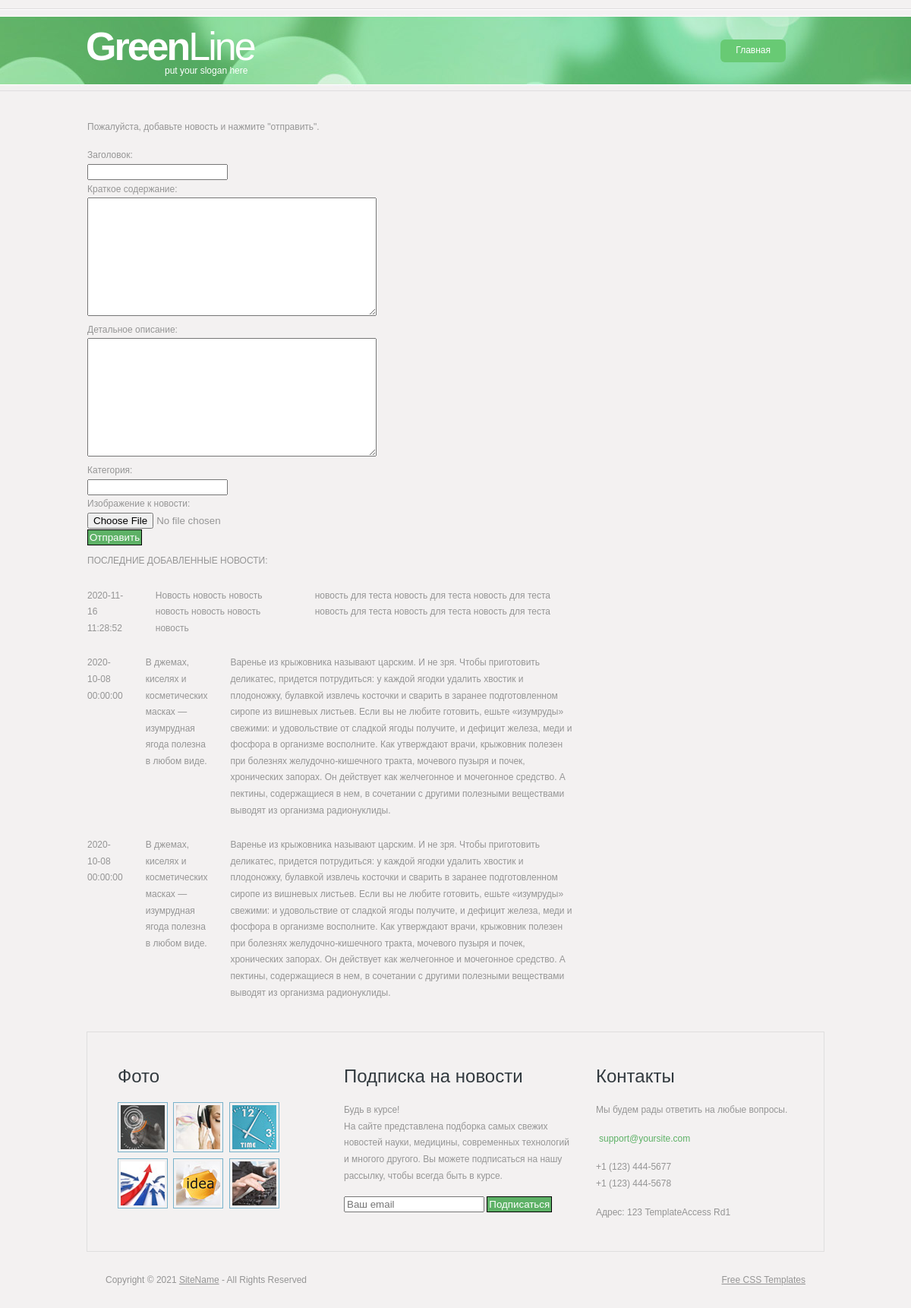
The app's page /admin.php (signed in) with its own data.
### tables this page shows
CREATE TABLE `news` (
  `id` int(11) NOT NULL,
  `title` varchar(255) NOT NULL,
  `preview_text` text NOT NULL,
  `detail_text` text NOT NULL,
  `date` datetime NOT NULL,
  `category_id` int(11) NOT NULL,
  `image` varchar(255) DEFAULT NULL,
  `comments_cnt` int(11) NOT NULL DEFAULT 0
);

### core/functions.php (called while the page is built, shortened)
<?php
function renderTemplate($name, $data = []){
    $name = $_SERVER['DOCUMENT_ROOT'] . '/templates/' . $name . '.php';
    extract($data);
    require_once $name;
    $result = ob_get_clean();
    return $result;
}
function getStmtResult($link, $query, $param =[]){
    if(!empty($param)){
        $stmt = mysqli_prepare($link, $query);
        $type = "";
        foreach($param as $item){
            if(is_int($item)){
                $type .= 'i';
            }elseif (is_string($item)){
                $type .= 's';
            }elseif (is_double($item)){
                $type .= 'd';
            }else{
                $type .= 's';
            }
        }
        $values = array_merge([$stmt, $type], $param);
        $func = 'mysqli_stmt_bind_param';
        $func(...$values);
        mysqli_stmt_execute($stmt);
        $result = mysqli_stmt_get_result($stmt);
        return $result;
    }else{
        $result = mysqli_query($link, $query);
        return $result;
    }
}

### templates/Add.php (the view)
<?php
if(!empty($arAdd)):
?>
    <?php foreach ($arAdd as $add):?>
    <div class="fl">
    <p><?=$add['date']?></p>
    <p><?=$add['title']?></p>
    <p><?=$add['preview_text']?></p>
    </div>
<?php endforeach;?>
<?php else:?>
    <p>Новости пока не добавлены</p>
<?php endif;?>

### templates/admin.php (shortened to what this page needs)
<?php if($_SESSION['is_admin'] == '1'):?>
    <form id="news_form" method="post" enctype="multipart/form-data">
        <p class="fn">Пожалуйста, добавьте новость и нажмите "отправить".</p>
        Заголовок:<br> <input id="title" type="text" name="title" /><br>
        Краткое содержание:<br> <textarea id="prev" rows="10" cols="45" name="prev"></textarea><br>
        Детальное описание:<br> <textarea id="det" rows="10" cols="45" name="det"></textarea><br>
        Категория:<br> <input id="kat" type="text" name="kat" /><br>
        Изображение к новости:<br> <input id="file" type="file" name="user_file"/><br>
        <input type="button" name="otp" id="an" value="Отправить" class="send button"/>
    </form>
    <div id="add_news">
        <div id="addHistory">
            <p>ПОСЛЕДНИЕ ДОБАВЛЕННЫЕ НОВОСТИ:</p>
            <?=$contAdd;?>
        </div>
    </div>
<?php endif?>

### templates/admin_layout.php (shortened to what this page needs)
<!DOCTYPE html>
<html>
<head>
    <link href="styleadm.css" rel="stylesheet" type="text/css" />
</head>
<body>
<div class="main">
    <div class="header">
        <div class="header_resize">
            <div class="menu_nav">
                <ul>
                    <li <?if($menuActive == 'main'):?> class="active" <?endif;?>><a href="/">Главная</a></li>
                </ul>
            </div>
            <div class="logo">
                <h1><a href="index.php">Green<span>Line</span></a> <small>put your slogan here</small></h1>
            </div>
        </div>
    </div>
    <div class="content">
        <div class="content_resize">
            <div class="mainbar">
                <?=$content;?>
            </div>
        </div>
    </div>
    <div class="fbg">
        <div class="fbg_resize">
            <div class="col c1">
                <h2><span>Фото</span></h2>
                <a href="#"><img src="images/pix1.jpg" width="58" height="58" alt="" /></a>
                <a href="#"><img src="images/pix2.jpg" width="58" height="58" alt="" /></a>
                <a href="#"><img src="images/pix3.jpg" width="58" height="58" alt="" /></a>
                <a href="#"><img src="images/pix4.jpg" width="58" height="58" alt="" /></a>
                <a href="#"><img src="images/pix5.jpg" width="58" height="58" alt="" /></a>
                <a href="#"><img src="images/pix6.jpg" width="58" height="58" alt="" /></a>
            </div>
            <div class="col c2">
                <h2><span>Подписка на новости</span></h2>
                <p>Будь в курсе!<br />
                    На сайте представлена подборка самых свежих новостей науки, медицины, современных технологий и многого другого. Вы можете подписаться на нашу рассылку, чтобы всегда быть в курсе.</p>
                <div>
                    <form id="subscribe" class="subscribe">
                        <input type="text" name="s_email" id="sub_email" placeholder="Ваш email" />
                        <input type="button" class="button" id="sendEmail" value="Подписаться" />
                    </form>
                </div>
            </div>
            <div class="col c3">
                <h2><span>Контакты</span></h2>
                <p>Мы будем рады ответить на любые вопросы.</p>
                <p><a href="#"><?=SITE_EMAIL?></a></p>
                <p><?=SITE_PHONE1?><br />
                    <?=SITE_PHONE2?></p>
                <p><?=SITE_ADRESS?></p>
            </div>
        </div>
    </div>
    <div class="footer">
        <div class="footer_resize">
            <p class="lf">Copyright &copy; <?=date("Y")?> <a href="#">SiteName</a> - All Rights Reserved</p>
            <p class="rf"><a href="/">Free CSS Templates</a></p>
        </div>
    </div>
</div>
</body>
</html>

### admin.php (shortened to what this page needs)
<?php
require_once $_SERVER['DOCUMENT_ROOT'] . '/core/init.php';
$resAdd = getStmtResult($link, "SELECT * FROM `news` ORDER BY `date` DESC LIMIT 3");
$arAdd = mysqli_fetch_all($resAdd, MYSQLI_ASSOC);
$page_add = renderTemplate('Add', ['arAdd' => $arAdd]);
$page_content = renderTemplate('admin', ['contAdd' => $page_add]);
$result = renderTemplate('admin_layout', [
    'content' => $page_content,
    'title' => 'Админка',
    'menuActive' => 'main'
]);
echo $result;

### styleadm.css (style rules this page uses)
body { margin:0; padding:0; width:100%; color:#959595; font:normal 12px/1.8em Arial, Helvetica, sans-serif; }
html, .main { padding:0; margin:0; }
.main { background:#f3f1f1 url(images/header_bg.jpg) repeat-x center 11px; }
.logo { padding:0; float:left; width:auto; }
h1 { margin:0; padding:30px 0; float:left; color:#fff; font:bold 52px/1.2em Arial, Helvetica, sans-serif; letter-spacing:-3px; }
h1 span { font-weight:normal; }
h1 a, h1 a:hover { color:#fff; text-decoration:none; }
h1 small { display:block; margin-top:-6px; padding:0 6px 2px 104px; font:normal 12px/1.2em Arial, Helvetica, sans-serif; letter-spacing:normal; }
h2 { font:normal 24px/1.5em Arial, Helvetica, sans-serif; padding:16px 0 8px; margin:0 0 8px; color:#323a3f; }
p { margin:8px 0; padding:0 0 8px 0; font:normal 12px/1.8em Arial, Helvetica, sans-serif; }
a { color:#5db166; text-decoration:underline; }
.header, .content, .menu_nav, .fbg, .footer, form, ol, ol li, ul, .content .mainbar, .content .sidebar { margin:0; padding:0; }
.header_resize { margin:0 auto; padding:0; width:974px; }
.menu_nav { margin:0; padding:52px 40px 0 0; float:right; height:29px; }
.menu_nav ul { list-style:none; height:29px; }
.menu_nav ul li { margin:0 12px 0 0; padding:0; float:left; }
.menu_nav ul li a { display:block; margin:0; padding:4px 20px; color:#fff; text-decoration:none; font-size:12px; }
.menu_nav ul li.active a, .menu_nav ul li a:hover { background-color:#68ca74; }
.content_resize { margin:0 auto; padding:16px 0 24px; width:970px; }
.content .mainbar { margin:0; padding:0; float:left; width:670px; }
.content .mainbar .article, .content .sidebar .gadget, .fbg_resize { background-color:#fff; border:1px solid #dfdede; }
.fbg { background:repeat center center; }
.fbg_resize { margin:0 auto; width:890px; padding:24px 40px; background:repeat-x center top; }
.fbg .c2 a, .fbg .c3 a { margin:0; padding:2px 4px; color:#5db166; text-decoration:none; }
.fbg img { margin:0 4px 0 0; padding:3px; border:1px solid #78b2cb; }
.fbg .col { margin:0; float:left; }
.fbg .c1 { padding:0 16px 0 0; width:266px; }
.fbg .c2 { padding:0 16px; width:300px; }
.fbg .c3 { padding:0 0 0 16px; width:260px; }
.footer_resize { margin:0 auto; padding:26px; width:922px; }
.footer p { margin:0; padding:4px 0; line-height:normal; }
.footer a { color:#959595; padding:inherit; text-decoration:underline; }
.footer .lf { float:left; }
.footer .rf { float:right; }
.button { background-color: #5db166; color: #fff; border: 1px solid #000; padding: 2px; }
.fl { display: flex; }
.fl p { margin-right: 30px; }

### records on screen
news: date "2020-11-16 11:28:52", title "Новость новость новость новость новость новость новость", preview_text "новость для теста новость для теста новость для теста новость для теста новость для теста новость для теста"
news: date "2020-10-08 00:00:00", title "В джемах, киселях и косметических масках — изумрудная ягода полезна в любом виде.", preview_text "Варенье из крыжовника называют царским. И не зря. Чтобы приготовить деликатес, придется потрудиться: у каждой ягодки удалить хвостик и плодоножку, булавкой извлечь косточки и сварить в заранее подготовленном сиропе из вишневых листьев. Если вы не любите готовить, ешьте «изумруды» свежими: и удовольствие от сладкой ягоды получите, и дефицит железа, меди и фосфора в организме восполните. Как утверждают врачи, крыжовник полезен при болезнях желудочно-кишечного тракта, мочевого пузыря и почек, хронических запорах. Он действует как желчегонное и мочегонное средство. А пектины, содержащиеся в нем, в сочетании с другими полезными веществами выводят из организма радионуклиды."
news: date "2020-10-08 00:00:00", title "В джемах, киселях и косметических масках — изумрудная ягода полезна в любом виде.", preview_text "Варенье из крыжовника называют царским. И не зря. Чтобы приготовить деликатес, придется потрудиться: у каждой ягодки удалить хвостик и плодоножку, булавкой извлечь косточки и сварить в заранее подготовленном сиропе из вишневых листьев. Если вы не любите готовить, ешьте «изумруды» свежими: и удовольствие от сладкой ягоды получите, и дефицит железа, меди и фосфора в организме восполните. Как утверждают врачи, крыжовник полезен при болезнях желудочно-кишечного тракта, мочевого пузыря и почек, хронических запорах. Он действует как желчегонное и мочегонное средство. А пектины, содержащиеся в нем, в сочетании с другими полезными веществами выводят из организма радионуклиды."

### other values on screen
SITE_EMAIL "support@yoursite.com"
SITE_PHONE1 "+1 (123) 444-5677"
SITE_PHONE2 "+1 (123) 444-5678"
SITE_ADRESS "Адрес: 123 TemplateAccess Rd1"
